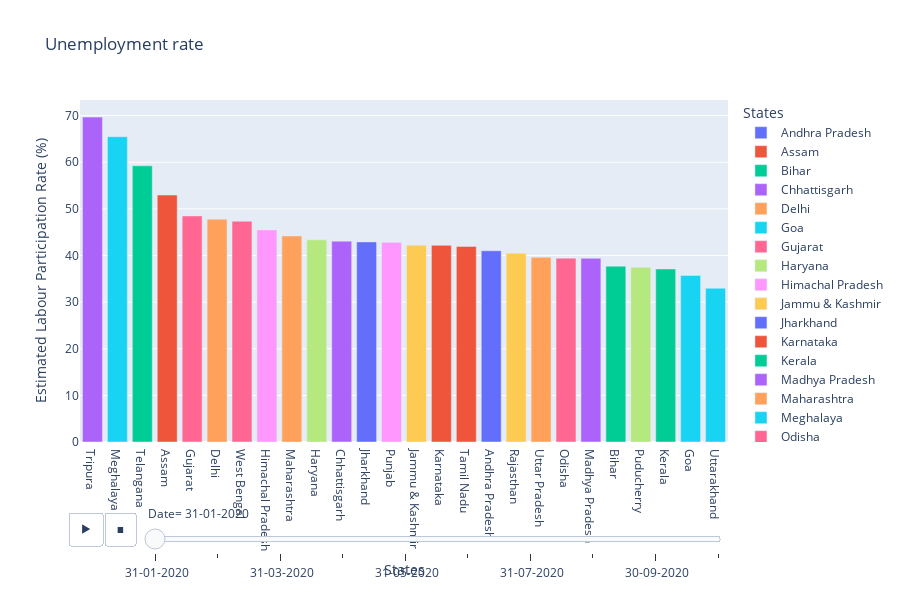

Notebook code cell kept with this figure:
### Markdown cell above
#  Analyzing Data By barplots

### Code cell
fg = px.bar(dg,x='States',y=' Estimated Labour Participation Rate (%)',color='States',title='Unemployment rate',animation_frame=' Date',template='plotly', height=600) 
fg.update_layout(xaxis={'categoryorder':'total descending'})
fg.show()

### Figure 1 — Plotly figure (JSON) as saved in the notebook; plotly's stock layout.template omitted (floating-point values rounded to 4 significant figures)
{"data": [{"alignmentgroup": "True", "hovertemplate": "States=%{x}<br> Date= 31-01-2020<br> Estimated Labour Participation Rate (%)=%{y}<extra></extra>", "legendgroup": "Andhra Pradesh", "marker": {"color": "#636efa", "pattern": {"shape": ""}}, "name": "Andhra Pradesh", "offsetgroup": "Andhra Pradesh", "orientation": "v", "showlegend": true, "textposition": "auto", "type": "bar", "x": ["Andhra Pradesh"], "xaxis": "x", "y": [41.02], "yaxis": "y"}, {"alignmentgroup": "True", "hovertemplate": "States=%{x}<br> Date= 31-01-2020<br> Estimated Labour Participation Rate (%)=%{y}<extra></extra>", "legendgroup": "Assam", "marker": {"color": "#EF553B", "pattern": {"shape": ""}}, "name": "Assam", "offsetgroup": "Assam", "orientation": "v", "showlegend": true, "textposition": "auto", "type": "bar", "x": ["Assam"], "xaxis": "x", "y": [52.98], "yaxis": "y"}, {"alignmentgroup": "True", "hovertemplate": "States=%{x}<br> Date= 31-01-2020<br> Estimated Labour Participation Rate (%)=%{y}<extra></extra>", "legendgroup": "Bihar", "marker": {"color": "#00cc96", "pattern": {"shape": ""}}, "name": "Bihar", "offsetgroup": "Bihar", "orientation": "v", "showlegend": true, "textposition": "auto", "type": "bar", "x": ["Bihar"], "xaxis": "x", "y": [37.72], "yaxis": "y"}, {"alignmentgroup": "True", "hovertemplate": "States=%{x}<br> Date= 31-01-2020<br> Estimated Labour Participation Rate (%)=%{y}<extra></extra>", "legendgroup": "Chhattisgarh", "marker": {"color": "#ab63fa", "pattern": {"shape": ""}}, "name": "Chhattisgarh", "offsetgroup": "Chhattisgarh", "orientation": "v", "showlegend": true, "textposition": "auto", "type": "bar", "x": ["Chhattisgarh"], "xaxis": "x", "y": [43.08], "yaxis": "y"}, {"alignmentgroup": "True", "hovertemplate": "States=%{x}<br> Date= 31-01-2020<br> Estimated Labour Participation Rate (%)=%{y}<extra></extra>", "legendgroup": "Delhi", "marker": {"color": "#FFA15A", "pattern": {"shape": ""}}, "name": "Delhi", "offsetgroup": "Delhi", "orientation": "v", "showlegend": true, "textposition": "auto", "type": "bar", "x": ["Delhi"], "xaxis": "x", "y": [47.79], "yaxis": "y"}, {"alignmentgroup": "True", "hovertemplate": "States=%{x}<br> Date= 31-01-2020<br> Estimated Labour Participation Rate (%)=%{y}<extra></extra>", "legendgroup": "Goa", "marker": {"color": "#19d3f3", "pattern": {"shape": ""}}, "name": "Goa", "offsetgroup": "Goa", "orientation": "v", "showlegend": true, "textposition": "auto", "type": "bar", "x": ["Goa"], "xaxis": "x", "y": [35.73], "yaxis": "y"}, {"alignmentgroup": "True", "hovertemplate": "States=%{x}<br> Date= 31-01-2020<br> Estimated Labour Participation Rate (%)=%{y}<extra></extra>", "legendgroup": "Gujarat", "marker": {"color": "#FF6692", "pattern": {"shape": ""}}, "name": "Gujarat", "offsetgroup": "Gujarat", "orientation": "v", "showlegend": true, "textposition": "auto", "type": "bar", "x": ["Gujarat"], "xaxis": "x", "y": [48.49], "yaxis": "y"}, {"alignmentgroup": "True", "hovertemplate": "States=%{x}<br> Date= 31-01-2020<br> Estimated Labour Participation Rate (%)=%{y}<extra></extra>", "legendgroup": "Haryana", "marker": {"color": "#B6E880", "pattern": {"shape": ""}}, "name": "Haryana", "offsetgroup": "Haryana", "orientation": "v", "showlegend": true, "textposition": "auto", "type": "bar", "x": ["Haryana"], "xaxis": "x", "y": [43.36], "yaxis": "y"}, {"alignmentgroup": "True", "hovertemplate": "States=%{x}<br> Date= 31-01-2020<br> Estimated Labour Participation Rate (%)=%{y}<extra></extra>", "legendgroup": "Himachal Pradesh", "marker": {"color": "#FF97FF", "pattern": {"shape": ""}}, "name": "Himachal Pradesh", "offsetgroup": "Himachal Pradesh", "orientation": "v", "showlegend": true, "textposition": "auto", "type": "bar", "x": ["Himachal Pradesh"], "xaxis": "x", "y": [45.5], "yaxis": "y"}, {"alignmentgroup": "True", "hovertemplate": "States=%{x}<br> Date= 31-01-2020<br> Estimated Labour Participation Rate (%)=%{y}<extra></extra>", "legendgroup": "Jammu & Kashmir", "marker": {"color": "#FECB52", "pattern": {"shape": ""}}, "name": "Jammu & Kashmir", "offsetgroup": "Jammu & Kashmir", "orientation": "v", "showlegend": true, "textposition": "auto", "type": "bar", "x": ["Jammu & Kashmir"], "xaxis": "x", "y": [42.2], "yaxis": "y"}, {"alignmentgroup": "True", "hovertemplate": "States=%{x}<br> Date= 31-01-2020<br> Estimated Labour Participation Rate (%)=%{y}<extra></extra>", "legendgroup": "Jharkhand", "marker": {"color": "#636efa", "pattern": {"shape": ""}}, "name": "Jharkhand", "offsetgroup": "Jharkhand", "orientation": "v", "showlegend": true, "textposition": "auto", "type": "bar", "x": ["Jharkhand"], "xaxis": "x", "y": [42.92], "yaxis": "y"}, {"alignmentgroup": "True", "hovertemplate": "States=%{x}<br> Date= 31-01-2020<br> Estimated Labour Participation Rate (%)=%{y}<extra></extra>", "legendgroup": "Karnataka", "marker": {"color": "#EF553B", "pattern": {"shape": ""}}, "name": "Karnataka", "offsetgroup": "Karnataka", "orientation": "v", "showlegend": true, "textposition": "auto", "type": "bar", "x": ["Karnataka"], "xaxis": "x", "y": [42.18], "yaxis": "y"}, {"alignmentgroup": "True", "hovertemplate": "States=%{x}<br> Date= 31-01-2020<br> Estimated Labour Participation Rate (%)=%{y}<extra></extra>", "legendgroup": "Kerala", "marker": {"color": "#00cc96", "pattern": {"shape": ""}}, "name": "Kerala", "offsetgroup": "Kerala", "orientation": "v", "showlegend": true, "textposition": "auto", "type": "bar", "x": ["Kerala"], "xaxis": "x", "y": [37.12], "yaxis": "y"}, {"alignmentgroup": "True", "hovertemplate": "States=%{x}<br> Date= 31-01-2020<br> Estimated Labour Participation Rate (%)=%{y}<extra></extra>", "legendgroup": "Madhya Pradesh", "marker": {"color": "#ab63fa", "pattern": {"shape": ""}}, "name": "Madhya Pradesh", "offsetgroup": "Madhya Pradesh", "orientation": "v", "showlegend": true, "textposition": "auto", "type": "bar", "x": ["Madhya Pradesh"], "xaxis": "x", "y": [39.42], "yaxis": "y"}, {"alignmentgroup": "True", "hovertemplate": "States=%{x}<br> Date= 31-01-2020<br> Estimated Labour Participation Rate (%)=%{y}<extra></extra>", "legendgroup": "Maharashtra", "marker": {"color": "#FFA15A", "pattern": {"shape": ""}}, "name": "Maharashtra", "offsetgroup": "Maharashtra", "orientation": "v", "showlegend": true, "textposition": "auto", "type": "bar", "x": ["Maharashtra"], "xaxis": "x", "y": [44.19], "yaxis": "y"}, {"alignmentgroup": "True", "hovertemplate": "States=%{x}<br> Date= 31-01-2020<br> Estimated Labour Participation Rate (%)=%{y}<extra></extra>", "legendgroup": "Meghalaya", "marker": {"color": "#19d3f3", "pattern": {"shape": ""}}, "name": "Meghalaya", "offsetgroup": "Meghalaya", "orientation": "v", "showlegend": true, "textposition": "auto", "type": "bar", "x": ["Meghalaya"], "xaxis": "x", "y": [65.49], "yaxis": "y"}, {"alignmentgroup": "True", "hovertemplate": "States=%{x}<br> Date= 31-01-2020<br> Estimated Labour Participation Rate (%)=%{y}<extra></extra>", "legendgroup": "Odisha", "marker": {"color": "#FF6692", "pattern": {"shape": ""}}, "name": "Odisha", "offsetgroup": "Odisha", "orientation": "v", "showlegend": true, "textposition": "auto", "type": "bar", "x": ["Odisha"], "xaxis": "x", "y": [39.44], "yaxis": "y"}, {"alignmentgroup": "True", "hovertemplate": "States=%{x}<br> Date= 31-01-2020<br> Estimated Labour Participation Rate (%)=%{y}<extra></extra>", "legendgroup": "Puducherry", "marker": {"color": "#B6E880", "pattern": {"shape": ""}}, "name": "Puducherry", "offsetgroup": "Puducherry", "orientation": "v", "showlegend": true, "textposition": "auto", "type": "bar", "x": ["Puducherry"], "xaxis": "x", "y": [37.46], "yaxis": "y"}, {"alignmentgroup": "True", "hovertemplate": "States=%{x}<br> Date= 31-01-2020<br> Estimated Labour Participation Rate (%)=%{y}<extra></extra>", "legendgroup": "Punjab", "marker": {"color": "#FF97FF", "pattern": {"shape": ""}}, "name": "Punjab", "offsetgroup": "Punjab", "orientation": "v", "showlegend": true, "textposition": "auto", "type": "bar", "x": ["Punjab"], "xaxis": "x", "y": [42.82], "yaxis": "y"}, {"alignmentgroup": "True", "hovertemplate": "States=%{x}<br> Date= 31-01-2020<br> Estimated Labour Participation Rate (%)=%{y}<extra></extra>", "legendgroup": "Rajasthan", "marker": {"color": "#FECB52", "pattern": {"shape": ""}}, "name": "Rajasthan", "offsetgroup": "Rajasthan", "orientation": "v", "showlegend": true, "textposition": "auto", "type": "bar", "x": ["Rajasthan"], "xaxis": "x", "y": [40.51], "yaxis": "y"}, {"alignmentgroup": "True", "hovertemplate": "States=%{x}<br> Date= 31-01-2020<br> Estimated Labour Participation Rate (%)=%{y}<extra></extra>", "legendgroup": "Tamil Nadu", "marker": {"color": "#EF553B", "pattern": {"shape": ""}}, "name": "Tamil Nadu", "offsetgroup": "Tamil Nadu", "orientation": "v", "showlegend": true, "textposition": "auto", "type": "bar", "x": ["Tamil Nadu"], "xaxis": "x", "y": [41.96], "yaxis": "y"}, {"alignmentgroup": "True", "hovertemplate": "States=%{x}<br> Date= 31-01-2020<br> Estimated Labour Participation Rate (%)=%{y}<extra></extra>", "legendgroup": "Telangana", "marker": {"color": "#00cc96", "pattern": {"shape": ""}}, "name": "Telangana", "offsetgroup": "Telangana", "orientation": "v", "showlegend": true, "textposition": "auto", "type": "bar", "x": ["Telangana"], "xaxis": "x", "y": [59.25], "yaxis": "y"}, {"alignmentgroup": "True", "hovertemplate": "States=%{x}<br> Date= 31-01-2020<br> Estimated Labour Participation Rate (%)=%{y}<extra></extra>", "legendgroup": "Tripura", "marker": {"color": "#ab63fa", "pattern": {"shape": ""}}, "name": "Tripura", "offsetgroup": "Tripura", "orientation": "v", "showlegend": true, "textposition": "auto", "type": "bar", "x": ["Tripura"], "xaxis": "x", "y": [69.69], "yaxis": "y"}, {"alignmentgroup": "True", "hovertemplate": "States=%{x}<br> Date= 31-01-2020<br> Estimated Labour Participation Rate (%)=%{y}<extra></extra>", "legendgroup": "Uttar Pradesh", "marker": {"color": "#FFA15A", "pattern": {"shape": ""}}, "name": "Uttar Pradesh", "offsetgroup": "Uttar Pradesh", "orientation": "v", "showlegend": true, "textposition": "auto", "type": "bar", "x": ["Uttar Pradesh"], "xaxis": "x", "y": [39.63], "yaxis": "y"}, {"alignmentgroup": "True", "hovertemplate": "States=%{x}<br> Date= 31-01-2020<br> Estimated Labour Participation Rate (%)=%{y}<extra></extra>", "legendgroup": "Uttarakhand", "marker": {"color": "#19d3f3", "pattern": {"shape": ""}}, "name": "Uttarakhand", "offsetgroup": "Uttarakhand", "orientation": "v", "showlegend": true, "textposition": "auto", "type": "bar", "x": ["Uttarakhand"], "xaxis": "x", "y": [32.99], "yaxis": "y"}, {"alignmentgroup": "True", "hovertemplate": "States=%{x}<br> Date= 31-01-2020<br> Estimated Labour Participation Rate (%)=%{y}<extra></extra>", "legendgroup": "West Bengal", "marker": {"color": "#FF6692", "pattern": {"shape": ""}}, "name": "West Bengal", "offsetgroup": "West Bengal", "orientation": "v", "showlegend": true, "textposition": "auto", "type": "bar", "x": ["West Bengal"], "xaxis": "x", "y": [47.35], "yaxis": "y"}], "layout": {"barmode": "relative", "height": 600, "legend": {"title": {"text": "States"}, "tracegroupgap": 0}, "sliders": [{"active": 0, "currentvalue": {"prefix": " Date="}, "len": 0.9, "pad": {"b": 10, "t": 60}, "steps": [{"args": [[" 31-01-2020"], {"frame": {"duration": 0, "redraw": true}, "fromcurrent": true, "mode": "immediate", "transition": {"duration": 0, "easing": "linear"}}], "label": " 31-01-2020", "method": "animate"}, {"args": [[" 29-02-2020"], {"frame": {"duration": 0, "redraw": true}, "fromcurrent": true, "mode": "immediate", "transition": {"duration": 0, "easing": "linear"}}], "label": " 29-02-2020", "method": "animate"}, {"args": [[" 31-03-2020"], {"frame": {"duration": 0, "redraw": true}, "fromcurrent": true, "mode": "immediate", "transition": {"duration": 0, "easing": "linear"}}], "label": " 31-03-2020", "method": "animate"}, {"args": [[" 30-04-2020"], {"frame": {"duration": 0, "redraw": true}, "fromcurrent": true, "mode": "immediate", "transition": {"duration": 0, "easing": "linear"}}], "label": " 30-04-2020", "method": "animate"}, {"args": [[" 31-05-2020"], {"frame": {"duration": 0, "redraw": true}, "fromcurrent": true, "mode": "immediate", "transition": {"duration": 0, "easing": "linear"}}], "label": " 31-05-2020", "method": "animate"}, {"args": [[" 30-06-2020"], {"frame": {"duration": 0, "redraw": true}, "fromcurrent": true, "mode": "immediate", "transition": {"duration": 0, "easing": "linear"}}], "label": " 30-06-2020", "method": "animate"}, {"args": [[" 31-07-2020"], {"frame": {"duration": 0, "redraw": true}, "fromcurrent": true, "mode": "immediate", "transition": {"duration": 0, "easing": "linear"}}], "label": " 31-07-2020", "method": "animate"}, {"args": [[" 31-08-2020"], {"frame": {"duration": 0, "redraw": true}, "fromcurrent": true, "mode": "immediate", "transition": {"duration": 0, "easing": "linear"}}], "label": " 31-08-2020", "method": "animate"}, {"args": [[" 30-09-2020"], {"frame": {"duration": 0, "redraw": true}, "fromcurrent": true, "mode": "immediate", "transition": {"duration": 0, "easing": "linear"}}], "label": " 30-09-2020", "method": "animate"}, {"args": [[" 31-10-2020"], {"frame": {"duration": 0, "redraw": true}, "fromcurrent": true, "mode": "immediate", "transition": {"duration": 0, "easing": "linear"}}], "label": " 31-10-2020", "method": "animate"}], "x": 0.1, "xanchor": "left", "y": 0, "yanchor": "top"}], "title": {"text": "Unemployment rate"}, "updatemenus": [{"buttons": [{"args": [null, {"frame": {"duration": 500, "redraw": true}, "fromcurrent": true, "mode": "immediate", "transition": {"duration": 500, "easing": "linear"}}], "label": "&#9654;", "method": "animate"}, {"args": [[null], {"frame": {"duration": 0, "redraw": true}, "fromcurrent": true, "mode": "immediate", "transition": {"duration": 0, "easing": "linear"}}], "label": "&#9724;", "method": "animate"}], "direction": "left", "pad": {"r": 10, "t": 70}, "showactive": false, "type": "buttons", "x": 0.1, "xanchor": "right", "y": 0, "yanchor": "top"}], "xaxis": {"anchor": "y", "categoryarray": ["Andhra Pradesh", "Assam", "Bihar", "Chhattisgarh", "Delhi", "Goa", "Gujarat", "Haryana", "Himachal Pradesh", "Jammu & Kashmir", "Jharkhand", "Karnataka", "Kerala", "Madhya Pradesh", "Maharashtra", "Meghalaya", "Odisha", "Puducherry", "Punjab", "Rajasthan", "Sikkim", "Tamil Nadu", "Telangana", "Tripura", "Uttar Pradesh", "Uttarakhand", "West Bengal"], "categoryorder": "total descending", "domain": [0, 1], "title": {"text": "States"}}, "yaxis": {"anchor": "x", "domain": [0, 1], "title": {"text": " Estimated Labour Participation Rate (%)"}}}}
